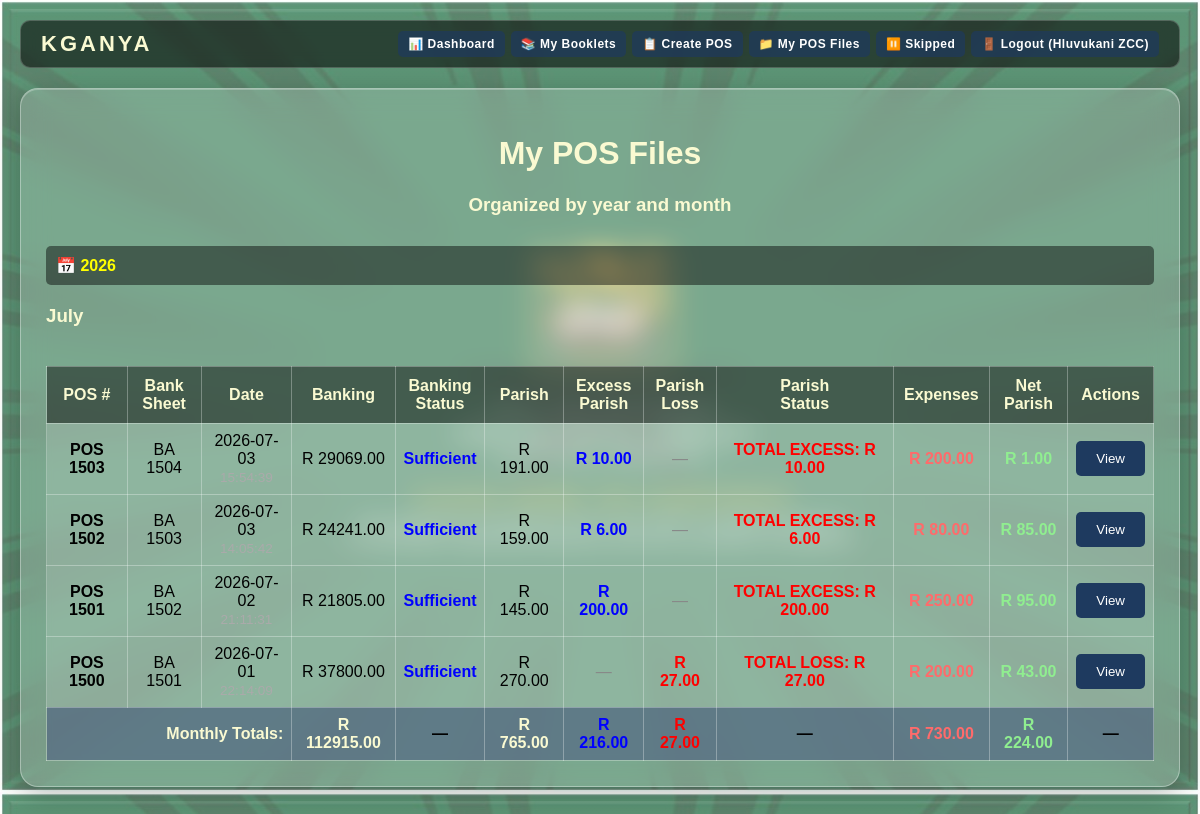
Screenshot of /my-pos-files (signed in) with the database file from the repository.
### tables this page shows
CREATE TABLE pos_records (
            id INTEGER PRIMARY KEY AUTOINCREMENT,
            pos_number TEXT NOT NULL,
            bank_sheet TEXT,
            created_by TEXT NOT NULL,
            created_at TEXT NOT NULL,
            total_banking REAL DEFAULT 0.00,
            total_parish REAL DEFAULT 0.00,
            total_stickers INTEGER DEFAULT 0,
            grand_total_cash REAL DEFAULT 0.00,
            final_status TEXT,
            file_path TEXT
        , year INTEGER, month INTEGER, month_name TEXT, html_file_path TEXT, church_name TEXT, church_code TEXT, church_file TEXT, depositor_name TEXT, depositor_id TEXT, depositor_phone TEXT, witness1 TEXT, witness2 TEXT, witness3 TEXT, expected_total REAL DEFAULT 0.00, total_outstanding REAL DEFAULT 0.00, count200 INTEGER DEFAULT 0, count100 INTEGER DEFAULT 0, count50 INTEGER DEFAULT 0, count20 INTEGER DEFAULT 0, count10 INTEGER DEFAULT 0, count_coins INTEGER DEFAULT 0, bank_count200 INTEGER DEFAULT 0, bank_count100 INTEGER DEFAULT 0, bank_count50 INTEGER DEFAULT 0, bank_count20 INTEGER DEFAULT 0, bank_count10 INTEGER DEFAULT 0, bank_count_coins INTEGER DEFAULT 0, minister_count200 INTEGER DEFAULT 0, minister_count100 INTEGER DEFAULT 0, minister_count50 INTEGER DEFAULT 0, minister_count20 INTEGER DEFAULT 0, minister_count10 INTEGER DEFAULT 0, minister_count_coins INTEGER DEFAULT 0, minister_total REAL DEFAULT 0.00, banking_amount_words TEXT, final_conclusion TEXT, banking_remarks TEXT, minister_remarks TEXT, total_expenses REAL DEFAULT 0.00, net_parish_balance REAL DEFAULT 0.00, banking_date TEXT);

### Digital_Proof_Of_Service.py (the view)
@app.route("/my-pos-files")
@login_required
def my_pos_files():
    if session.get("role") != "user":
        return redirect("/login")
    organized_pos = get_user_pos_by_year_month(session["username"])
    return render_template("pos_files_organized.html",
                           organized_pos=organized_pos,
                           is_admin=False,
                           username=session["username"])

### Digital_Proof_Of_Service.py (called while the page is built)
def dict_row_factory(cursor, row):
    keys = [col[0] for col in cursor.description] if cursor.description else []
    return RowDict(row, keys)

def get_db_connection():
    conn = sqlite3.connect(DB_PATH, timeout=30)
    conn.row_factory = dict_row_factory
    return conn

def get_user_pos_by_year_month(username):
    conn = get_db_connection()
    cursor = conn.cursor()
    cursor.execute("""
        SELECT * FROM pos_records
        WHERE created_by = ?
        ORDER BY year DESC, month DESC, created_at DESC
    """, (username,))
    records = cursor.fetchall()
    conn.close()
    organized = {}
    for record in records:
        year = record["year"]
        month = record["month"]
        month_name = record["month_name"]
        if year not in organized:
            organized[year] = {}
        if month not in organized[year]:
            organized[year][month] = {"name": month_name, "records": []}
        organized[year][month]["records"].append(dict(record))
    return organized

def login_required(f):
    @wraps(f)
    def decorated(*args, **kwargs):
        if "username" not in session:
            flash("Please log in first.", "error")
            return redirect("/login")
        return f(*args, **kwargs)
    return decorated

@app.context_processor
def inject_globals():
    return {
        'app_name': 'KGANYA',
        'app_tagline': 'Lighting The Way Through Service',
        'current_year': datetime.now().year
    }

    def __getitem__(self, key):
        idx = self._keys.index(key)
        return self._row[idx]

    def keys(self):
        return self._keys

### templates/pos_files_organized.html (shortened to what this page needs)
{% extends "base.html" %}
{% block content %}
<div class="container">
    <h1>My POS Files</h1>
    <h3>Organized by year and month</h3>
    {% if organized_pos %}
        {% for year, months in organized_pos.items() %}
        <div class="section-title" style="font-weight: bold; color: yellow;">📅 {{ year }}</div>
        {% for month_num, month_data in months.items() %}
            <h3 style="color: lightgoldenrodyellow; text-align: left; margin-top: 20px;">{{ month_data.name }}</h3>
            <div class="table-container">
                <table>
                    <thead>
                        <tr>
                            <th>POS #</th>
                            <th>Bank<br>Sheet</th>
                            <th>Date</th>
                            <th>Banking</th>
                            <th>Banking<br>Status</th>
                            <th>Parish</th>
                            <th>Excess<br>Parish</th>
                            <th>Parish<br>Loss</th>
                            <th>Parish<br>Status</th>
                            <th>Expenses</th>
                            <th>Net<br>Parish</th>
                            <th>Actions</th>
                        </tr>
                    </thead>
                    <tbody>
                        {% set monthly_banking = namespace(total=0) %}
                        {% set monthly_parish = namespace(total=0) %}
                        {% set monthly_excess_parish = namespace(total=0) %}
                        {% set monthly_parish_loss = namespace(total=0) %}
                        {% set monthly_expenses = namespace(total=0) %}
                        {% set monthly_net_parish = namespace(total=0) %}
                        {% for record in month_data.records %}
                            {% set monthly_banking.total = monthly_banking.total + record.total_banking %}
                            {% set monthly_parish.total = monthly_parish.total + record.total_parish %}
                            {% set monthly_expenses.total = monthly_expenses.total + (record.total_expenses or 0) %}
                            {% set ns = namespace(excess_amount=0.0, loss_amount=0.0, status_text='—', status_color='#888') %}
                            {% set remark = record.minister_remarks or '' %}
                            {% set conclusion = record.final_conclusion or '' %}
                            {% set status = record.final_status or '' %}
                            {% if 'Over by' in remark %}
                                {% set parts = remark.split('R ') %}
                                {% if parts|length > 1 %}
                                    {% set num_str = parts[1].split(' ')[0].strip() %}
                                    {% if num_str and num_str|float != 0 %}
                                        {% set ns.excess_amount = num_str|float %}
                                        {% set ns.status_text = remark %}
                                        {% set ns.status_color = 'red' %}
                                    {% endif %}
                                {% endif %}
                            {% elif 'Short by' in remark %}
                                {% set parts = remark.split('R ') %}
                                {% if parts|length > 1 %}
                                    {% set num_str = parts[1].split(' ')[0].strip() %}
                                    {% if num_str and num_str|float != 0 %}
                                        {% set ns.loss_amount = num_str|float %}
                                        {% set ns.status_text = remark %}
                                        {% set ns.status_color = 'red' %}
                                    {% endif %}
                                {% endif %}
                            {% elif 'Perfect' in remark %}
                                {% set ns.status_text = remark %}
                                {% set ns.status_color = 'blue' %}
                            {% endif %}
                            {% if ns.status_text == '—' and conclusion %}
                                {% if 'EXCESS' in conclusion|upper %}
                                    {% set parts = conclusion.split('R ') %}
                                    {% if parts|length > 1 %}
                                        {% set num_str = parts[1].strip() %}
                                        {% if num_str and num_str|float != 0 %}
                                            {% set ns.excess_amount = num_str|float %}
                                            {% set ns.status_text = conclusion %}
                                            {% set ns.status_color = 'red' %}
                                        {% endif %}
                                    {% endif %}
                                {% elif 'LOSS' in conclusion|upper %}
                                    {% set parts = conclusion.split('R ') %}
                                    {% if parts|length > 1 %}
                                        {% set num_str = parts[1].strip() %}
                                        {% if num_str and num_str|float != 0 %}
                                            {% set ns.loss_amount = num_str|float %}
                                            {% set ns.status_text = conclusion %}
                                            {% set ns.status_color = 'red' %}
                                        {% endif %}
                                    {% endif %}
                                {% elif 'BALANCED' in conclusion|upper %}
                                    {% set ns.status_text = conclusion %}
                                    {% set ns.status_color = 'blue' %}
                                {% endif %}
                            {% endif %}
                            {% if ns.status_text == '—' and status %}
                                {% set ns.status_text = status %}
                                {% if 'LOSS' in status|upper or 'EXCESS' in status|upper %}
                                    {% set ns.status_color = 'red' %}
                                {% elif 'BALANCED' in status|upper %}
                                    {% set ns.status_color = 'blue' %}
                                {% endif %}
                            {% endif %}
                            {% set monthly_excess_parish.total = monthly_excess_parish.total + ns.excess_amount %}
                            {% set monthly_parish_loss.total = monthly_parish_loss.total + ns.loss_amount %}
                            {% set row_net_parish = record.total_parish + ns.excess_amount - ns.loss_amount - (record.total_expenses or 0) %}
                            {% set monthly_net_parish.total = monthly_net_parish.total + row_net_parish %}
                        <tr>
                            <td><strong>{{ record.pos_number }}</strong></td>
                            <td>{{ record.bank_sheet or '—' }}</td>
                            <td class="date-cell" style="text-align: center;">
                                {% if record.created_at %}
                                    {% set date_str = record.created_at|string %}
                                    {% if ' ' in date_str %}
                                        {% set date_part = date_str.split(' ')[0] %}
                                        {% set time_part = date_str.split(' ')[1] %}
                                        {{ date_part }}<br><span style="color: #aaa; font-size: 0.85rem;">{{ time_part }}</span>
                                    {% else %}
                                        {{ date_str }}
                                    {% endif %}
                                {% else %}
                                    —
                                {% endif %}
                            </td>
                            <td>R {{ "%.2f"|format(record.total_banking) }}</td>
                            <td style="{% if (record.total_outstanding or 0) > 0 %}color: red;{% else %}color: blue;{% endif %} font-weight: bold;">
                                {% if (record.total_outstanding or 0) > 0 %}Underbanking{% else %}Sufficient{% endif %}
                            </td>
                            <td>R {{ "%.2f"|format(record.total_parish) }}</td>
                            <td style="{% if ns.excess_amount > 0 %}color: blue; font-weight: bold;{% else %}color: #888;{% endif %}">
                                {% if ns.excess_amount > 0 %}R {{ "%.2f"|format(ns.excess_amount) }}{% else %}—{% endif %}
                            </td>
                            <td style="{% if ns.loss_amount > 0 %}color: red; font-weight: bold;{% else %}color: #888;{% endif %}">
                                {% if ns.loss_amount > 0 %}R {{ "%.2f"|format(ns.loss_amount) }}{% else %}—{% endif %}
                            </td>
                            <td style="color: {{ ns.status_color }}; font-weight: bold;">
                                {{ ns.status_text }}
                            </td>
                            <td style="{% if (record.total_expenses or 0) > 0 %}color: #ff6b6b; font-weight: bold;{% else %}color: #888;{% endif %}">
                            </td>
                            <td style="{% if row_net_parish >= 0 %}color: lightgreen;{% else %}color: red;{% endif %} font-weight: bold;">
                                R {{ "%.2f"|format(row_net_parish) }}
                            </td>
                            <td>
                                <a href="/view-pos/{{ record.id }}"><button style="margin-top:0;">View</button></a>
                            </td>
                        </tr>
                        {% endfor %}
                    </tbody>
                    <tfoot>
                        <tr style="background: rgba(30, 58, 95, 0.6); font-weight: bold;">
                            <td colspan="3" style="text-align: right; color: lightgoldenrodyellow;">Monthly Totals:</td>
                            <td style="color: lightgoldenrodyellow;">R {{ "%.2f"|format(monthly_banking.total) }}</td>
                            <td>—</td>
                            <td style="color: lightgoldenrodyellow;">R {{ "%.2f"|format(monthly_parish.total) }}</td>
                            <td style="color: blue;">R {{ "%.2f"|format(monthly_excess_parish.total) }}</td>
                            <td style="color: red;">R {{ "%.2f"|format(monthly_parish_loss.total) }}</td>
                            <td>—</td>
                            <td style="color: #ff6b6b;">R {{ "%.2f"|format(monthly_expenses.total) }}</td>
                            <td style="color: lightgreen; font-weight: bold;">R {{ "%.2f"|format(monthly_net_parish.total) }}</td>
                            <td>—</td>
                        </tr>
                    </tfoot>
                </table>
            </div>
        {% endfor %}
        {% endfor %}
    {% else %}
    <p style="color: white; text-align: center; padding: 40px;">No POS records found. <a href="/create-pos"><button>Create POS</button></a></p>
    {% endif %}
</div>
{% endblock %}

### rows the page displays
pos_records: year "2026", name "July", pos_number "POS 1503", bank_sheet "BA 1504", created_at "2026-07-03", total_banking "29069.00", total_outstanding "Sufficient", total_parish "191.00", excess_amount "10.00", status_text "TOTAL EXCESS: R 10.00", row_net_parish "1.00", total "112915.00", total "765.00", total "216.00", total "27.00", total "730.00", total "224.00"
pos_records: pos_number "POS 1502", bank_sheet "BA 1503", created_at "2026-07-03", total_banking "24241.00", total_outstanding "Sufficient", total_parish "159.00", excess_amount "6.00", status_text "TOTAL EXCESS: R 6.00", row_net_parish "85.00"
pos_records: pos_number "POS 1501", bank_sheet "BA 1502", created_at "2026-07-02", total_banking "21805.00", total_outstanding "Sufficient", total_parish "145.00", excess_amount "200.00", status_text "TOTAL EXCESS: R 200.00", row_net_parish "95.00"
pos_records: pos_number "POS 1500", bank_sheet "BA 1501", created_at "2026-07-01", total_banking "37800.00", total_outstanding "Sufficient", total_parish "270.00", loss_amount "27.00", status_text "TOTAL LOSS: R 27.00", row_net_parish "43.00"

### other values shown
{{ session.username }} "Hluvukani ZCC"
